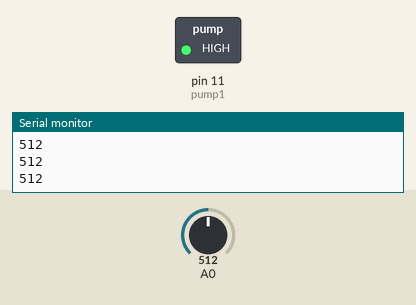
A sketch run on a simulated Arduino Uno, built with avr-gcc and run on an emulated ATmega328P. On the bench: switched loads named in the sketch (green lamp = pin HIGH), the last lines printed to the serial monitor. The test bench sets the inputs (shaded band); at power-on: A0 = 512.

Above: at 1.2 s.
1.3 s: A0 set to 687
2.8 s: A0 set to 712
At 4.1 s:
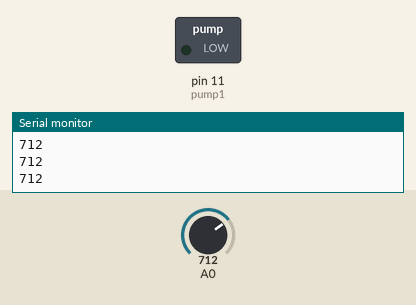
4.4 s: A0 set to 690
At 5.5 s:
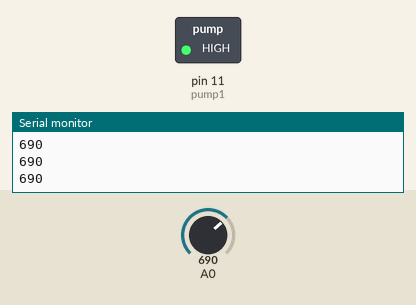
6.0 s: A0 set to 710
At 6.8 s:
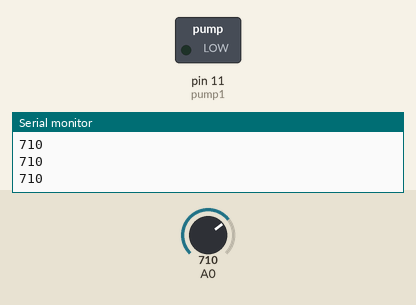
Timing chart, 0 to 8.6 s (numbered marks = the images above; inputs shaded):
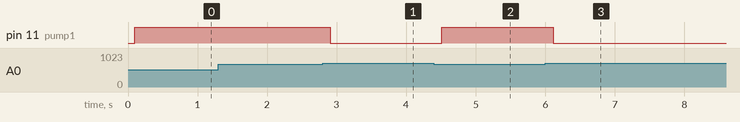

The sketch:

Code.ino
```cpp
int pump1=11;

void setup() {
  Serial.begin(9600);
  pinMode(11,OUTPUT);
}

void loop() {
  int moisture = analogRead(A0);
  Serial.println(moisture);
  delay(100);
  if(moisture>700)
  digitalWrite(pump1,LOW); //Relay
  else
  digitalWrite(pump1,HIGH);
}
```

Measured:
- the behaviour switches between 700 and 701 on A0 (found by bisection; images 0 and 1)
- after the input at 2.8 s, pin 11 (pump1): HIGH → LOW after 0.11 s
- after the input at 4.4 s, pin 11 (pump1): LOW → HIGH after 0.11 s
- after the input at 6.0 s, pin 11 (pump1): HIGH → LOW after 0.12 s
